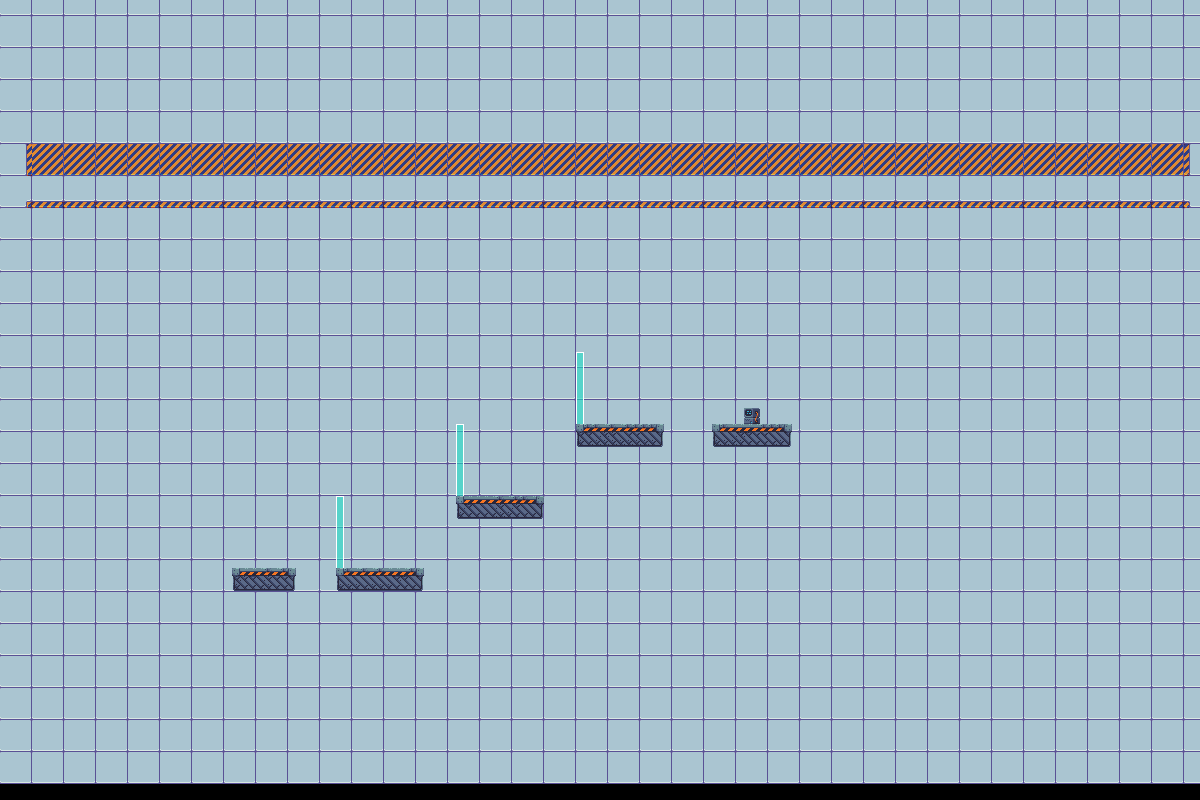

A level layout from a 2D game, rendered from its tile map. Below: a short description, then the map file with tile-grid data replaced by summaries:
An orthogonal 150x100 tile map with 8x8 px tiles, 3 tile layers (background, midground, foreground), 1 hidden layer not drawn, 10 tilesets and 14 objects (5x floor, 3x flyingEnemy, next_level, death, StartPoint).

<map version="1.2" tiledversion="1.2.0" orientation="orthogonal" renderorder="right-down" width="150" height="100" tilewidth="8" tileheight="8" infinite="0" nextlayerid="16" nextobjectid="79">
 <properties>
  <property name="background_music" value="song21.ogg" />
  <property name="testValue" type="int" value="2" />
 </properties>
 <tileset firstgid="1" name="IndustrialTileset" tilewidth="8" tileheight="8" tilecount="1296" columns="36">
  <image source="industrial-tileset.png" width="288" height="288" />
  <terraintypes>
   <terrain name="Platforms" tile="814" />
  </terraintypes>
  <tile id="458" terrain=",,,0" />
  <tile id="459" terrain=",,0,0" />
  <tile id="460" terrain=",,0,0" />
  <tile id="461" terrain=",,0," />
  <tile id="494" terrain=",0,,0" />
  <tile id="495" terrain="0,0,0,0" />
  <tile id="496" terrain="0,0,0,0" />
  <tile id="497" terrain="0,,0," />
  <tile id="528" terrain=",,,0" />
  <tile id="529" terrain=",,0,0" />
  <tile id="530" terrain=",0,0,0" />
  <tile id="531" terrain="0,0,0,0" />
  <tile id="532" terrain="0,0,0,0" />
  <tile id="533" terrain="0,,0,0" />
  <tile id="534" terrain=",,0,0" />
  <tile id="535" terrain=",,0," />
  <tile id="564" terrain=",0,,0" />
  <tile id="565" terrain="0,0,0,0" />
  <tile id="566" terrain="0,0,0,0" />
  <tile id="567" terrain="0,0,0,0" />
  <tile id="568" terrain="0,0,0,0" />
  <tile id="569" terrain="0,0,0,0" />
  <tile id="570" terrain="0,0,0,0" />
  <tile id="571" terrain="0,,0," />
  <tile id="600" terrain=",0,,0" />
  <tile id="601" terrain="0,0,0,0" />
  <tile id="602" terrain="0,0,0,0" />
  <tile id="603" terrain="0,0,0,0" />
  <tile id="604" terrain="0,0,0,0" />
  <tile id="605" terrain="0,0,0,0" />
  <tile id="606" terrain="0,0,0,0" />
  <tile id="607" terrain="0,,0," />
  <tile id="636" terrain=",0,," />
  <tile id="637" terrain="0,0,," />
  <tile id="638" terrain="0,0,,0" />
  <tile id="639" terrain="0,0,0,0" />
  <tile id="640" terrain="0,0,0,0" />
  <tile id="641" terrain="0,0,0," />
  <tile id="642" terrain="0,0,," />
  <tile id="643" terrain="0,,," />
  <tile id="674" terrain=",0,,0" />
  <tile id="675" terrain="0,0,0,0" />
  <tile id="676" terrain="0,0,0,0" />
  <tile id="677" terrain="0,,0," />
  <tile id="710" terrain=",0,," />
  <tile id="711" terrain="0,0,," />
  <tile id="712" terrain="0,0,," />
  <tile id="713" terrain="0,,," />
 </tileset>
 <tileset firstgid="1297" name="Vent" tilewidth="16" tileheight="16" tilecount="5" columns="5">
  <image source="../textures/vent/vent.png" width="80" height="16" />
  <tile id="0">
   <animation>
    <frame tileid="0" duration="100" />
    <frame tileid="1" duration="100" />
    <frame tileid="2" duration="100" />
    <frame tileid="3" duration="100" />
    <frame tileid="4" duration="100" />
   </animation>
  </tile>
 </tileset>
 <tileset firstgid="1302" name="laser-turn-off" tilewidth="16" tileheight="64" tilecount="7" columns="7">
  <image source="../textures/laser/laser-turn-off.png" width="112" height="64" />
  <tile id="6">
   <animation>
    <frame tileid="6" duration="100" />
    <frame tileid="5" duration="100" />
    <frame tileid="4" duration="100" />
    <frame tileid="3" duration="100" />
    <frame tileid="2" duration="100" />
    <frame tileid="1" duration="100" />
    <frame tileid="0" duration="100" />
   </animation>
  </tile>
 </tileset>
 <tileset firstgid="1309" name="scifitiles-sheet" tilewidth="32" tileheight="32" tilecount="84" columns="14">
  <image source="../textures/scifitiles-sheet.png" width="448" height="192" />
  <terraintypes>
   <terrain name="Grey terrain" tile="20" />
   <terrain name="Blue terrain" tile="4" />
  </terraintypes>
  <tile id="4" terrain="1,1,1,1" />
  <tile id="5" terrain="1,1,1,0" />
  <tile id="6" terrain="1,1,0,0" />
  <tile id="7" terrain="1,1,0,1" />
  <tile id="8" terrain="0,0,0,1" />
  <tile id="9" terrain="0,0,1,0" />
  <tile id="19" terrain="1,0,1,0" />
  <tile id="20" terrain="0,0,0,0" />
  <tile id="21" terrain="0,1,0,1" />
  <tile id="22" terrain="0,1,0,0" />
  <tile id="23" terrain="1,0,0,0" />
  <tile id="33" terrain="1,0,1,1" />
  <tile id="34" terrain="0,0,1,1" />
  <tile id="35" terrain="0,1,1,1" />
 </tileset>
 <tileset firstgid="1393" name="console-turn-on" tilewidth="16" tileheight="16" tilecount="10" columns="10">
  <image source="../textures/console/console-turn-on.png" width="160" height="16" />
  <tile id="0">
   <animation>
    <frame tileid="0" duration="100" />
    <frame tileid="1" duration="100" />
    <frame tileid="2" duration="100" />
    <frame tileid="3" duration="100" />
    <frame tileid="4" duration="100" />
    <frame tileid="5" duration="100" />
    <frame tileid="6" duration="100" />
    <frame tileid="7" duration="100" />
    <frame tileid="8" duration="100" />
    <frame tileid="9" duration="100" />
   </animation>
  </tile>
 </tileset>
 <tileset firstgid="1403" name="console-turn-on_left" tilewidth="16" tileheight="16" tilecount="10" columns="10">
  <image source="../textures/console/console-turn-on_left.png" width="160" height="16" />
  <tile id="0">
   <animation>
    <frame tileid="9" duration="100" />
    <frame tileid="8" duration="100" />
    <frame tileid="7" duration="100" />
    <frame tileid="6" duration="100" />
    <frame tileid="5" duration="100" />
    <frame tileid="4" duration="100" />
    <frame tileid="3" duration="100" />
    <frame tileid="2" duration="100" />
    <frame tileid="1" duration="100" />
    <frame tileid="0" duration="100" />
   </animation>
  </tile>
 </tileset>
 <tileset firstgid="1413" name="Keyboard Black" tilewidth="16" tileheight="16" tilecount="256" columns="16">
  <image source="../textures/controls/Keyboard Black.png" width="256" height="256" />
 </tileset>
 <tileset firstgid="1669" name="mouse_pixelart" tilewidth="15" tileheight="22" tilecount="2" columns="2">
  <image source="../textures/mouse_pixelart.png" width="30" height="22" />
 </tileset>
 <tileset firstgid="1671" name="navigation" tilewidth="8" tileheight="8" tilecount="1" columns="1">
  <image source="navigation.png" width="8" height="8" />
 </tileset>
 <tileset firstgid="1672" name="GlassTexture" tilewidth="8" tileheight="8" tilecount="15" columns="5">
  <image source="../textures/GlassTexture.png" width="40" height="24" />
 </tileset>
 <layer id="1" name="background" width="150" height="100">
  <properties>
   <property name="parallaxSpeed" type="float" value="0.8" />
  </properties>
  <data>[15000 cells, 950 non-empty, 7 distinct tile ids]</data>
 </layer>
 <layer id="2" name="midground" width="150" height="100">
  <properties>
   <property name="parallaxSpeed" type="float" value="0.9" />
  </properties>
  <data>[15000 cells, 0 non-empty, 0 distinct tile ids]</data>
 </layer>
 <layer id="3" name="foreground" width="150" height="100">
  <data>[15000 cells, 181 non-empty, 41 distinct tile ids]</data>
 </layer>
 <layer id="4" name="navigationLayer" width="150" height="100" visible="0">
  <properties>
   <property name="Navigation" type="bool" value="true" />
  </properties>
  <data>[15000 cells, 180 non-empty, 1 distinct tile ids]</data>
 </layer>
 <group id="5" name="Colliders">
  <objectgroup id="6" name="Win">
   <object id="22" name="Trigger" type="next_level" x="744" y="288" width="16" height="136" />
  </objectgroup>
  <objectgroup id="7" name="Glass">
   <object id="39" x="336" y="496" width="8" height="72" />
   <object id="75" x="456" y="424" width="8" height="72" />
   <object id="76" x="576" y="352" width="8" height="72" />
  </objectgroup>
  <objectgroup id="8" name="Death">
   <object id="19" name="death" x="0" y="656" width="1200" height="40" />
  </objectgroup>
  <objectgroup id="9" name="Platforms" />
  <objectgroup id="10" name="Floor">
   <properties>
    <property name="testValue" type="int" value="5" />
   </properties>
   <object id="16" name="floor" x="232" y="568" width="64" height="23" />
   <object id="67" name="floor" x="336" y="568" width="88" height="23" />
   <object id="69" name="floor" x="456" y="496" width="88" height="23" />
   <object id="71" name="floor" x="576" y="424" width="88" height="23" />
   <object id="72" name="floor" x="712" y="424" width="80" height="23" />
  </objectgroup>
 </group>
 <group id="11" name="Player">
  <objectgroup id="12" name="PlayerData">
   <properties>
    <property name="testValue" type="int" value="3" />
   </properties>
   <object id="9" name="StartPoint" x="264" y="560">
    <point />
   </object>
  </objectgroup>
 </group>
 <group id="13" name="GameObjects">
  <objectgroup id="14" name="Triggers" />
  <objectgroup id="15" name="GameObjects">
   <object id="74" name="flyingEnemy" x="368" y="504" width="16" height="16" />
   <object id="77" name="flyingEnemy" x="488" y="432" width="16" height="16" />
   <object id="78" name="flyingEnemy" x="608" y="360" width="16" height="16" />
  </objectgroup>
 </group>
</map>
